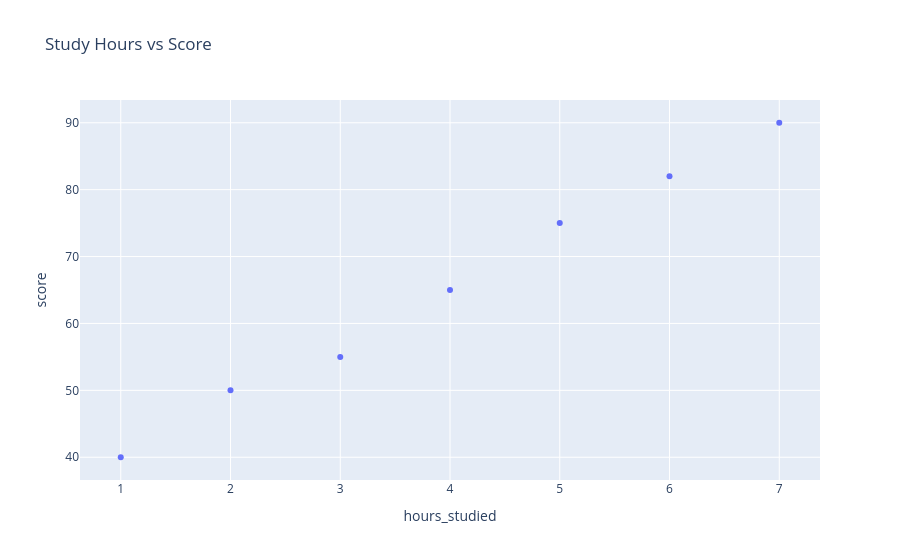

Notebook source saved alongside this figure:
### Code cell
#5. Create a Scatter Plot
#Scatter plots show the relationship between two numerical variables.

scatter_data = pd.DataFrame({
    'hours_studied': [1, 2, 3, 4, 5, 6, 7],
    'score': [40, 50, 55, 65, 75, 82, 90]
})

fig = px.scatter(
    scatter_data,
    x='hours_studied',
    y='score',
    title='Study Hours vs Score',
    size_max=15
)
fig.show()
fig.write_html("plot.html")

### Figure 1 — Plotly figure (JSON) as saved in the notebook; plotly's stock layout.template omitted (floating-point values rounded to 4 significant figures)
{"data": [{"hovertemplate": "hours_studied=%{x}<br>score=%{y}<extra></extra>", "legendgroup": "", "marker": {"color": "#636efa", "symbol": "circle"}, "mode": "markers", "name": "", "orientation": "v", "showlegend": false, "type": "scatter", "x": [1, 2, 3, 4, 5, 6, 7], "xaxis": "x", "y": [40, 50, 55, 65, 75, 82, 90], "yaxis": "y"}], "layout": {"legend": {"tracegroupgap": 0}, "title": {"text": "Study Hours vs Score"}, "xaxis": {"anchor": "y", "domain": [0, 1], "title": {"text": "hours_studied"}}, "yaxis": {"anchor": "x", "domain": [0, 1], "title": {"text": "score"}}}}
